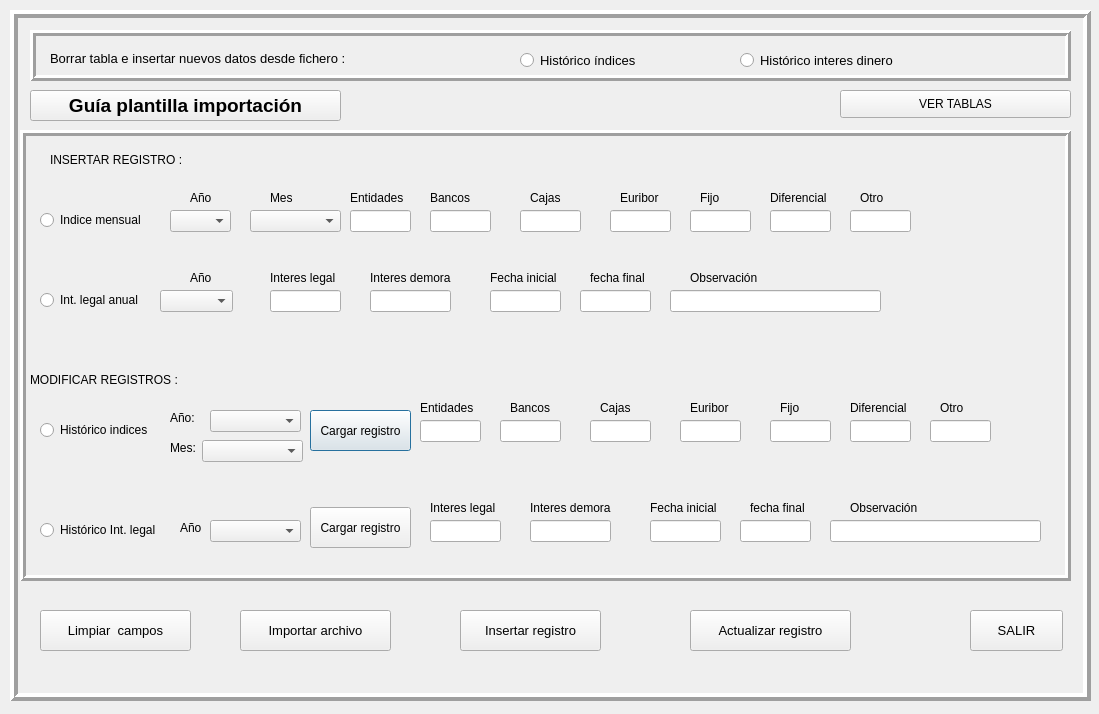
<?xml version="1.0" encoding="UTF-8"?>
<ui version="4.0">
 <class>Dialog_clculadorahipotecaria</class>
 <widget class="QDialog" name="Dialog_clculadorahipotecaria">
  <property name="geometry">
   <rect>
    <x>0</x>
    <y>0</y>
    <width>1099</width>
    <height>714</height>
   </rect>
  </property>
  <property name="windowTitle">
   <string>CALCULADORA HIPOTECARIA</string>
  </property>
  <widget class="QFrame" name="frame_historico">
   <property name="geometry">
    <rect>
     <x>10</x>
     <y>10</y>
     <width>1081</width>
     <height>691</height>
    </rect>
   </property>
   <property name="frameShape">
    <enum>QFrame::Box</enum>
   </property>
   <property name="frameShadow">
    <enum>QFrame::Raised</enum>
   </property>
   <property name="lineWidth">
    <number>4</number>
   </property>
   <widget class="QFrame" name="frame_mod_insert_ind">
    <property name="geometry">
     <rect>
      <x>10</x>
      <y>120</y>
      <width>1051</width>
      <height>451</height>
     </rect>
    </property>
    <property name="frameShape">
     <enum>QFrame::Box</enum>
    </property>
    <property name="frameShadow">
     <enum>QFrame::Raised</enum>
    </property>
    <property name="lineWidth">
     <number>3</number>
    </property>
    <widget class="QRadioButton" name="rbtn1">
     <property name="geometry">
      <rect>
       <x>20</x>
       <y>80</y>
       <width>131</width>
       <height>20</height>
      </rect>
     </property>
     <property name="text">
      <string>Indice mensual</string>
     </property>
    </widget>
    <widget class="QRadioButton" name="rbtn2">
     <property name="geometry">
      <rect>
       <x>20</x>
       <y>160</y>
       <width>131</width>
       <height>20</height>
      </rect>
     </property>
     <property name="text">
      <string>Int. legal anual</string>
     </property>
    </widget>
    <widget class="QLabel" name="label_modinserind">
     <property name="geometry">
      <rect>
       <x>30</x>
       <y>20</y>
       <width>151</width>
       <height>20</height>
      </rect>
     </property>
     <property name="text">
      <string>INSERTAR REGISTRO :</string>
     </property>
    </widget>
    <widget class="QLabel" name="label_agnoind">
     <property name="geometry">
      <rect>
       <x>170</x>
       <y>60</y>
       <width>55</width>
       <height>16</height>
      </rect>
     </property>
     <property name="text">
      <string>Año</string>
     </property>
    </widget>
    <widget class="QLabel" name="label_mesind">
     <property name="geometry">
      <rect>
       <x>250</x>
       <y>60</y>
       <width>55</width>
       <height>16</height>
      </rect>
     </property>
     <property name="text">
      <string>Mes</string>
     </property>
    </widget>
    <widget class="QLabel" name="label_entind">
     <property name="geometry">
      <rect>
       <x>330</x>
       <y>60</y>
       <width>55</width>
       <height>16</height>
      </rect>
     </property>
     <property name="text">
      <string>Entidades</string>
     </property>
    </widget>
    <widget class="QLabel" name="label_euriborind">
     <property name="geometry">
      <rect>
       <x>600</x>
       <y>60</y>
       <width>55</width>
       <height>16</height>
      </rect>
     </property>
     <property name="text">
      <string>Euribor</string>
     </property>
    </widget>
    <widget class="QLabel" name="label_cajasind">
     <property name="geometry">
      <rect>
       <x>510</x>
       <y>60</y>
       <width>55</width>
       <height>16</height>
      </rect>
     </property>
     <property name="text">
      <string>Cajas</string>
     </property>
    </widget>
    <widget class="QLabel" name="label_bancosind">
     <property name="geometry">
      <rect>
       <x>410</x>
       <y>60</y>
       <width>55</width>
       <height>16</height>
      </rect>
     </property>
     <property name="text">
      <string>Bancos</string>
     </property>
    </widget>
    <widget class="QLabel" name="label_diferencialind">
     <property name="geometry">
      <rect>
       <x>750</x>
       <y>60</y>
       <width>71</width>
       <height>16</height>
      </rect>
     </property>
     <property name="text">
      <string>Diferencial</string>
     </property>
    </widget>
    <widget class="QLabel" name="label_fijoind">
     <property name="geometry">
      <rect>
       <x>680</x>
       <y>60</y>
       <width>55</width>
       <height>16</height>
      </rect>
     </property>
     <property name="text">
      <string>Fijo</string>
     </property>
    </widget>
    <widget class="QLabel" name="label_otroind">
     <property name="geometry">
      <rect>
       <x>840</x>
       <y>60</y>
       <width>55</width>
       <height>16</height>
      </rect>
     </property>
     <property name="text">
      <string>Otro</string>
     </property>
    </widget>
    <widget class="QLineEdit" name="lineEdit_modinsertent">
     <property name="geometry">
      <rect>
       <x>330</x>
       <y>80</y>
       <width>61</width>
       <height>22</height>
      </rect>
     </property>
    </widget>
    <widget class="QLineEdit" name="lineEdit_modinsertbanc">
     <property name="geometry">
      <rect>
       <x>410</x>
       <y>80</y>
       <width>61</width>
       <height>22</height>
      </rect>
     </property>
    </widget>
    <widget class="QLineEdit" name="lineEdit_modinsertcaja">
     <property name="geometry">
      <rect>
       <x>500</x>
       <y>80</y>
       <width>61</width>
       <height>22</height>
      </rect>
     </property>
    </widget>
    <widget class="QLineEdit" name="lineEdit_modinserteuribor">
     <property name="geometry">
      <rect>
       <x>590</x>
       <y>80</y>
       <width>61</width>
       <height>22</height>
      </rect>
     </property>
    </widget>
    <widget class="QLineEdit" name="lineEdit_modinsertfijo">
     <property name="geometry">
      <rect>
       <x>670</x>
       <y>80</y>
       <width>61</width>
       <height>22</height>
      </rect>
     </property>
    </widget>
    <widget class="QLineEdit" name="lineEdit_modinsertdiferen">
     <property name="geometry">
      <rect>
       <x>750</x>
       <y>80</y>
       <width>61</width>
       <height>22</height>
      </rect>
     </property>
    </widget>
    <widget class="QLineEdit" name="lineEdit_modinsertotro">
     <property name="geometry">
      <rect>
       <x>830</x>
       <y>80</y>
       <width>61</width>
       <height>22</height>
      </rect>
     </property>
    </widget>
    <widget class="QLabel" name="label_entind_5">
     <property name="geometry">
      <rect>
       <x>350</x>
       <y>140</y>
       <width>101</width>
       <height>16</height>
      </rect>
     </property>
     <property name="text">
      <string>Interes demora</string>
     </property>
    </widget>
    <widget class="QLineEdit" name="lineEdit_fecfinaldinero_3">
     <property name="geometry">
      <rect>
       <x>560</x>
       <y>160</y>
       <width>71</width>
       <height>22</height>
      </rect>
     </property>
    </widget>
    <widget class="QLineEdit" name="lineEdit_fecinicialdinero_3">
     <property name="geometry">
      <rect>
       <x>470</x>
       <y>160</y>
       <width>71</width>
       <height>22</height>
      </rect>
     </property>
    </widget>
    <widget class="QLabel" name="label_agnoind_7">
     <property name="geometry">
      <rect>
       <x>170</x>
       <y>140</y>
       <width>55</width>
       <height>16</height>
      </rect>
     </property>
     <property name="text">
      <string>Año</string>
     </property>
    </widget>
    <widget class="QLabel" name="label_bancosind_5">
     <property name="geometry">
      <rect>
       <x>470</x>
       <y>140</y>
       <width>81</width>
       <height>16</height>
      </rect>
     </property>
     <property name="text">
      <string>Fecha inicial</string>
     </property>
    </widget>
    <widget class="QLineEdit" name="lineEdit_intdemoradinero_3">
     <property name="geometry">
      <rect>
       <x>350</x>
       <y>160</y>
       <width>81</width>
       <height>22</height>
      </rect>
     </property>
    </widget>
    <widget class="QLabel" name="label_euriborind_5">
     <property name="geometry">
      <rect>
       <x>670</x>
       <y>140</y>
       <width>81</width>
       <height>16</height>
      </rect>
     </property>
     <property name="text">
      <string>Observación</string>
     </property>
    </widget>
    <widget class="QLineEdit" name="lineEdit_obsdinero_3">
     <property name="geometry">
      <rect>
       <x>650</x>
       <y>160</y>
       <width>211</width>
       <height>22</height>
      </rect>
     </property>
    </widget>
    <widget class="QLineEdit" name="lineEdit_intlegaldinero_3">
     <property name="geometry">
      <rect>
       <x>250</x>
       <y>160</y>
       <width>71</width>
       <height>22</height>
      </rect>
     </property>
    </widget>
    <widget class="QLabel" name="label_mesind_5">
     <property name="geometry">
      <rect>
       <x>250</x>
       <y>140</y>
       <width>81</width>
       <height>16</height>
      </rect>
     </property>
     <property name="text">
      <string>Interes legal</string>
     </property>
    </widget>
    <widget class="QLabel" name="label_cajasind_5">
     <property name="geometry">
      <rect>
       <x>570</x>
       <y>140</y>
       <width>71</width>
       <height>16</height>
      </rect>
     </property>
     <property name="text">
      <string>fecha final</string>
     </property>
    </widget>
    <widget class="QLabel" name="label_agnoind_9">
     <property name="geometry">
      <rect>
       <x>160</x>
       <y>390</y>
       <width>55</width>
       <height>16</height>
      </rect>
     </property>
     <property name="text">
      <string>Año</string>
     </property>
    </widget>
    <widget class="QLineEdit" name="lineEdit_fecfinaldinero_4">
     <property name="geometry">
      <rect>
       <x>720</x>
       <y>390</y>
       <width>71</width>
       <height>22</height>
      </rect>
     </property>
    </widget>
    <widget class="QComboBox" name="comboBox_2">
     <property name="geometry">
      <rect>
       <x>182</x>
       <y>310</y>
       <width>101</width>
       <height>22</height>
      </rect>
     </property>
    </widget>
    <widget class="QRadioButton" name="rbtn3">
     <property name="geometry">
      <rect>
       <x>20</x>
       <y>290</y>
       <width>131</width>
       <height>20</height>
      </rect>
     </property>
     <property name="text">
      <string>Histórico indices</string>
     </property>
    </widget>
    <widget class="QLineEdit" name="lineEdit_modinsertotro_2">
     <property name="geometry">
      <rect>
       <x>910</x>
       <y>290</y>
       <width>61</width>
       <height>22</height>
      </rect>
     </property>
    </widget>
    <widget class="QLabel" name="label_mesind_3">
     <property name="geometry">
      <rect>
       <x>150</x>
       <y>310</y>
       <width>55</width>
       <height>16</height>
      </rect>
     </property>
     <property name="text">
      <string>Mes:</string>
     </property>
    </widget>
    <widget class="QComboBox" name="comboBox_3">
     <property name="geometry">
      <rect>
       <x>190</x>
       <y>390</y>
       <width>91</width>
       <height>22</height>
      </rect>
     </property>
    </widget>
    <widget class="QLineEdit" name="lineEdit_fecinicialdinero_4">
     <property name="geometry">
      <rect>
       <x>630</x>
       <y>390</y>
       <width>71</width>
       <height>22</height>
      </rect>
     </property>
    </widget>
    <widget class="QLabel" name="label_entind_6">
     <property name="geometry">
      <rect>
       <x>510</x>
       <y>370</y>
       <width>101</width>
       <height>16</height>
      </rect>
     </property>
     <property name="text">
      <string>Interes demora</string>
     </property>
    </widget>
    <widget class="QLabel" name="label_cajasind_6">
     <property name="geometry">
      <rect>
       <x>730</x>
       <y>370</y>
       <width>71</width>
       <height>16</height>
      </rect>
     </property>
     <property name="text">
      <string>fecha final</string>
     </property>
    </widget>
    <widget class="QPushButton" name="pushButton_ejecutardinero_2">
     <property name="geometry">
      <rect>
       <x>290</x>
       <y>280</y>
       <width>101</width>
       <height>41</height>
      </rect>
     </property>
     <property name="text">
      <string>Cargar registro</string>
     </property>
    </widget>
    <widget class="QLabel" name="label_cajasind_3">
     <property name="geometry">
      <rect>
       <x>580</x>
       <y>270</y>
       <width>55</width>
       <height>16</height>
      </rect>
     </property>
     <property name="text">
      <string>Cajas</string>
     </property>
    </widget>
    <widget class="QLabel" name="label_bancosind_3">
     <property name="geometry">
      <rect>
       <x>490</x>
       <y>270</y>
       <width>55</width>
       <height>16</height>
      </rect>
     </property>
     <property name="text">
      <string>Bancos</string>
     </property>
    </widget>
    <widget class="QLineEdit" name="lineEdit_intdemoradinero_4">
     <property name="geometry">
      <rect>
       <x>510</x>
       <y>390</y>
       <width>81</width>
       <height>22</height>
      </rect>
     </property>
    </widget>
    <widget class="QLabel" name="label_otroind_2">
     <property name="geometry">
      <rect>
       <x>920</x>
       <y>270</y>
       <width>55</width>
       <height>16</height>
      </rect>
     </property>
     <property name="text">
      <string>Otro</string>
     </property>
    </widget>
    <widget class="QLabel" name="label_fijoind_2">
     <property name="geometry">
      <rect>
       <x>760</x>
       <y>270</y>
       <width>55</width>
       <height>16</height>
      </rect>
     </property>
     <property name="text">
      <string>Fijo</string>
     </property>
    </widget>
    <widget class="QPushButton" name="pushButton_ejecutardinero_6">
     <property name="geometry">
      <rect>
       <x>290</x>
       <y>377</y>
       <width>101</width>
       <height>41</height>
      </rect>
     </property>
     <property name="text">
      <string>Cargar registro</string>
     </property>
    </widget>
    <widget class="QLabel" name="label_bancosind_6">
     <property name="geometry">
      <rect>
       <x>630</x>
       <y>370</y>
       <width>81</width>
       <height>16</height>
      </rect>
     </property>
     <property name="text">
      <string>Fecha inicial</string>
     </property>
    </widget>
    <widget class="QLineEdit" name="lineEdit_modinserteuribor_2">
     <property name="geometry">
      <rect>
       <x>660</x>
       <y>290</y>
       <width>61</width>
       <height>22</height>
      </rect>
     </property>
    </widget>
    <widget class="QRadioButton" name="rbtn4">
     <property name="geometry">
      <rect>
       <x>20</x>
       <y>390</y>
       <width>131</width>
       <height>20</height>
      </rect>
     </property>
     <property name="text">
      <string>Histórico Int. legal</string>
     </property>
    </widget>
    <widget class="QLabel" name="label_modinsertdinero">
     <property name="geometry">
      <rect>
       <x>10</x>
       <y>240</y>
       <width>261</width>
       <height>20</height>
      </rect>
     </property>
     <property name="text">
      <string>MODIFICAR REGISTROS :</string>
     </property>
    </widget>
    <widget class="QLabel" name="label_diferencialind_2">
     <property name="geometry">
      <rect>
       <x>830</x>
       <y>270</y>
       <width>71</width>
       <height>16</height>
      </rect>
     </property>
     <property name="text">
      <string>Diferencial</string>
     </property>
    </widget>
    <widget class="QLabel" name="label_agnoind_3">
     <property name="geometry">
      <rect>
       <x>150</x>
       <y>280</y>
       <width>55</width>
       <height>16</height>
      </rect>
     </property>
     <property name="text">
      <string>Año:</string>
     </property>
    </widget>
    <widget class="QLabel" name="label_euriborind_3">
     <property name="geometry">
      <rect>
       <x>670</x>
       <y>270</y>
       <width>55</width>
       <height>16</height>
      </rect>
     </property>
     <property name="text">
      <string>Euribor</string>
     </property>
    </widget>
    <widget class="QLineEdit" name="lineEdit_modinsertent_2">
     <property name="geometry">
      <rect>
       <x>400</x>
       <y>290</y>
       <width>61</width>
       <height>22</height>
      </rect>
     </property>
    </widget>
    <widget class="QLineEdit" name="lineEdit_obsdinero_4">
     <property name="geometry">
      <rect>
       <x>810</x>
       <y>390</y>
       <width>211</width>
       <height>22</height>
      </rect>
     </property>
    </widget>
    <widget class="QLineEdit" name="lineEdit_modinsertcaja_2">
     <property name="geometry">
      <rect>
       <x>570</x>
       <y>290</y>
       <width>61</width>
       <height>22</height>
      </rect>
     </property>
    </widget>
    <widget class="QLineEdit" name="lineEdit_modinsertbanc_2">
     <property name="geometry">
      <rect>
       <x>480</x>
       <y>290</y>
       <width>61</width>
       <height>22</height>
      </rect>
     </property>
    </widget>
    <widget class="QLineEdit" name="lineEdit_modinsertdiferen_2">
     <property name="geometry">
      <rect>
       <x>830</x>
       <y>290</y>
       <width>61</width>
       <height>22</height>
      </rect>
     </property>
    </widget>
    <widget class="QComboBox" name="comboBox">
     <property name="geometry">
      <rect>
       <x>190</x>
       <y>280</y>
       <width>91</width>
       <height>22</height>
      </rect>
     </property>
    </widget>
    <widget class="QLabel" name="label_mesind_6">
     <property name="geometry">
      <rect>
       <x>410</x>
       <y>370</y>
       <width>81</width>
       <height>16</height>
      </rect>
     </property>
     <property name="text">
      <string>Interes legal</string>
     </property>
    </widget>
    <widget class="QLabel" name="label_entind_3">
     <property name="geometry">
      <rect>
       <x>400</x>
       <y>270</y>
       <width>55</width>
       <height>16</height>
      </rect>
     </property>
     <property name="text">
      <string>Entidades</string>
     </property>
    </widget>
    <widget class="QLineEdit" name="lineEdit_intlegaldinero_4">
     <property name="geometry">
      <rect>
       <x>410</x>
       <y>390</y>
       <width>71</width>
       <height>22</height>
      </rect>
     </property>
    </widget>
    <widget class="QLineEdit" name="lineEdit_modinsertfijo_2">
     <property name="geometry">
      <rect>
       <x>750</x>
       <y>290</y>
       <width>61</width>
       <height>22</height>
      </rect>
     </property>
    </widget>
    <widget class="QLabel" name="label_euriborind_6">
     <property name="geometry">
      <rect>
       <x>830</x>
       <y>370</y>
       <width>81</width>
       <height>16</height>
      </rect>
     </property>
     <property name="text">
      <string>Observación</string>
     </property>
    </widget>
    <widget class="QComboBox" name="comboBox_4">
     <property name="geometry">
      <rect>
       <x>150</x>
       <y>80</y>
       <width>61</width>
       <height>22</height>
      </rect>
     </property>
    </widget>
    <widget class="QComboBox" name="comboBox_5">
     <property name="geometry">
      <rect>
       <x>230</x>
       <y>80</y>
       <width>91</width>
       <height>22</height>
      </rect>
     </property>
    </widget>
    <widget class="QComboBox" name="comboBox_6">
     <property name="geometry">
      <rect>
       <x>140</x>
       <y>160</y>
       <width>73</width>
       <height>22</height>
      </rect>
     </property>
    </widget>
   </widget>
   <widget class="QFrame" name="frame_borrartablaeinsertar">
    <property name="geometry">
     <rect>
      <x>20</x>
      <y>20</y>
      <width>1041</width>
      <height>51</height>
     </rect>
    </property>
    <property name="frameShape">
     <enum>QFrame::Box</enum>
    </property>
    <property name="frameShadow">
     <enum>QFrame::Raised</enum>
    </property>
    <property name="lineWidth">
     <number>3</number>
    </property>
    <widget class="QLabel" name="label_borrartablainsertar">
     <property name="geometry">
      <rect>
       <x>20</x>
       <y>20</y>
       <width>401</width>
       <height>16</height>
      </rect>
     </property>
     <property name="font">
      <font>
       <pointsize>10</pointsize>
      </font>
     </property>
     <property name="text">
      <string>Borrar tabla e insertar nuevos datos desde fichero :</string>
     </property>
    </widget>
    <widget class="QRadioButton" name="rbtn5">
     <property name="geometry">
      <rect>
       <x>490</x>
       <y>20</y>
       <width>151</width>
       <height>20</height>
      </rect>
     </property>
     <property name="font">
      <font>
       <pointsize>10</pointsize>
      </font>
     </property>
     <property name="text">
      <string>Histórico índices</string>
     </property>
    </widget>
    <widget class="QRadioButton" name="rbtn6">
     <property name="geometry">
      <rect>
       <x>710</x>
       <y>20</y>
       <width>201</width>
       <height>20</height>
      </rect>
     </property>
     <property name="font">
      <font>
       <pointsize>10</pointsize>
      </font>
     </property>
     <property name="text">
      <string>Histórico interes dinero</string>
     </property>
    </widget>
   </widget>
   <widget class="QPushButton" name="pushButton_limpiardatosingres">
    <property name="geometry">
     <rect>
      <x>30</x>
      <y>600</y>
      <width>151</width>
      <height>41</height>
     </rect>
    </property>
    <property name="font">
     <font>
      <pointsize>10</pointsize>
     </font>
    </property>
    <property name="text">
     <string>Limpiar  campos</string>
    </property>
   </widget>
   <widget class="QPushButton" name="pushButton_delprograma">
    <property name="geometry">
     <rect>
      <x>960</x>
      <y>600</y>
      <width>93</width>
      <height>41</height>
     </rect>
    </property>
    <property name="font">
     <font>
      <pointsize>10</pointsize>
     </font>
    </property>
    <property name="text">
     <string>SALIR</string>
    </property>
   </widget>
   <widget class="QPushButton" name="pushButton_ejecutardinero_4">
    <property name="geometry">
     <rect>
      <x>680</x>
      <y>600</y>
      <width>161</width>
      <height>41</height>
     </rect>
    </property>
    <property name="font">
     <font>
      <pointsize>10</pointsize>
     </font>
    </property>
    <property name="text">
     <string>Actualizar registro</string>
    </property>
   </widget>
   <widget class="QPushButton" name="pushButton_ejecutardinero_5">
    <property name="geometry">
     <rect>
      <x>450</x>
      <y>600</y>
      <width>141</width>
      <height>41</height>
     </rect>
    </property>
    <property name="font">
     <font>
      <pointsize>10</pointsize>
     </font>
    </property>
    <property name="text">
     <string>Insertar registro</string>
    </property>
   </widget>
   <widget class="QPushButton" name="pushButton_borrartablaeinsertar">
    <property name="geometry">
     <rect>
      <x>230</x>
      <y>600</y>
      <width>151</width>
      <height>41</height>
     </rect>
    </property>
    <property name="font">
     <font>
      <pointsize>10</pointsize>
     </font>
    </property>
    <property name="text">
     <string>Importar archivo</string>
    </property>
   </widget>
   <widget class="QPushButton" name="pushButton_66">
    <property name="geometry">
     <rect>
      <x>830</x>
      <y>80</y>
      <width>231</width>
      <height>28</height>
     </rect>
    </property>
    <property name="text">
     <string>VER TABLAS</string>
    </property>
   </widget>
   <widget class="QPushButton" name="pushButton_plantilla">
    <property name="geometry">
     <rect>
      <x>20</x>
      <y>80</y>
      <width>311</width>
      <height>31</height>
     </rect>
    </property>
    <property name="font">
     <font>
      <pointsize>14</pointsize>
      <weight>75</weight>
      <bold>true</bold>
     </font>
    </property>
    <property name="text">
     <string>Guía plantilla importación</string>
    </property>
   </widget>
  </widget>
 </widget>
 <resources/>
 <connections/>
</ui>
